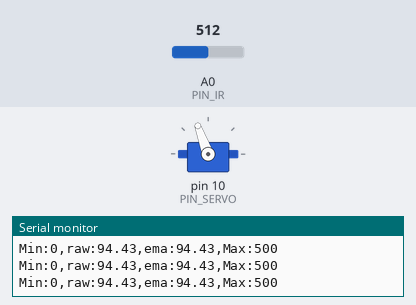
The sketch below on a simulated Arduino Uno, built with avr-gcc and run on an emulated ATmega328P. Parts: servo, the last lines printed to the serial monitor. The test bench sets the inputs (shaded band); at power-on: A0 (PIN_IR) = 512.

Above: at 1.2 s.
1.3 s: A0 (PIN_IR) set to 215
2.8 s: A0 (PIN_IR) set to 200
At 4.0 s:
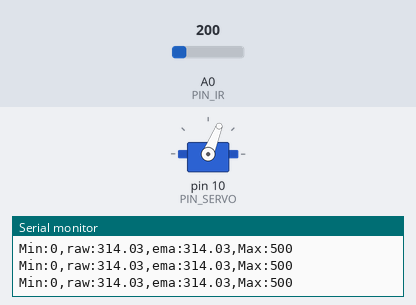
4.3 s: A0 (PIN_IR) set to 306
At 5.5 s:
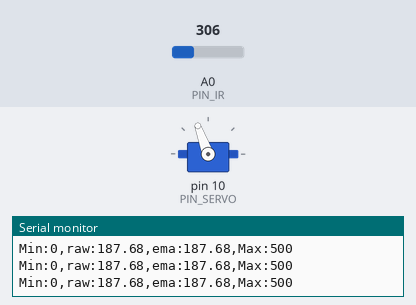
5.8 s: A0 (PIN_IR) set to 122
At 6.5 s:
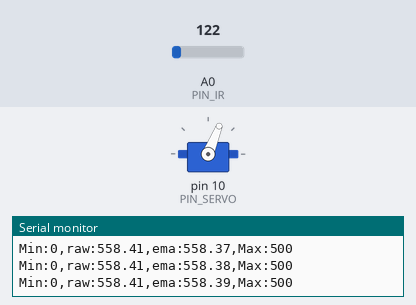
Timing chart, 0 to 8.3 s (numbered marks = the images above; inputs shaded):
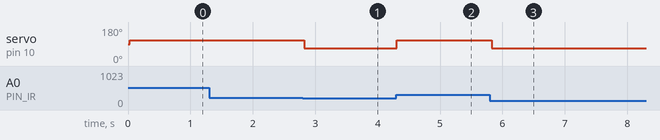

Measured:
- the behaviour switches between 208 and 207 on A0 (PIN_IR) (found by bisection; images 0 and 1)
- after the input at 2.8 s, servo on pin 10 (PIN_SERVO): 110° → 68° at once
- after the input at 4.3 s, servo on pin 10 (PIN_SERVO): 68° → 110° at once
- after the input at 5.8 s, servo on pin 10 (PIN_SERVO): 110° → 68° at once

The sketch:

21P8.ino
```cpp
// Arduino pin assignment
#include <Servo.h>
#define PIN_LED 9
#define PIN_IR A0
#define PIN_SERVO 10

Servo myservo;
// configurable parameters
#define SND_VEL 346.0 // sound velocity at 24 celsius degree (unit: m/s)
#define INTERVAL 25 // sampling interval (unit: ms)
#define _DIST_MIN 70 // minimum distance to be measured (unit: mm)
#define _DIST_MAX 1000// maximum distance to be measured (unit: mm)
#define _DIST_ALPHA 0.3 // EMA weight of new sample (range: 0 to 1). Setting this value to 1 effectively disables EMA filter.
#define dist_mid 300

// global variables
float timeout; // unit: us
float dist_min, dist_max, dist_raw, dist_ema, alpha; // unit: mm
unsigned long last_sampling_time; // unit: ms
float scale; // used for pulse duration to distance conversion


void setup() {
// initialize GPIO pins
  myservo.attach(PIN_SERVO);

// initialize USS related variables
  dist_min = _DIST_MIN;
  dist_max = _DIST_MAX;

  alpha = _DIST_ALPHA;
  timeout = (INTERVAL / 2) * 1000.0; // precalculate pulseIn() timeout value. (unit: us)
  dist_raw = 0.0; // raw distance output from USS (unit: mm)
  scale = 0.001 * 0.5 * SND_VEL;

// initialize serial port
  Serial.begin(57600);

// initialize last sampling time
  last_sampling_time = 0;
}
float ir_distance(void){ // return value unit: mm
  float val;
  float volt = float(analogRead(PIN_IR));
  val = ((6762.0/(volt-9.0))-4.0) * 10.0;
  return val;
}
void loop() {
// wait until next sampling time.
// millis() returns the number of milliseconds since the program started. Will overflow after 50 days.
  if(millis() < last_sampling_time + INTERVAL) return;

// get a distance reading from the USS
  dist_raw = ir_distance();
  dist_ema = (alpha*dist_raw) + ((1-alpha)*dist_ema);

// output the read value to the serial port
  Serial.print("Min:0,");
  Serial.print("raw:");
  Serial.print(dist_raw);
  Serial.print(",");
  Serial.print("ema:");
  Serial.print(dist_ema);
//  Serial.print(map(dist_ema,0,400,100,500));
  Serial.print(",");
  Serial.println("Max:500");

// turn on the LED if the distance is between dist_min and dist_max
  if(dist_ema >= dist_mid) {
    myservo.writeMicroseconds(1240);
  }
  else {
    myservo.writeMicroseconds(1680);
  }

// update last sampling time
  last_sampling_time += INTERVAL;
}

// get a distance reading from USS. return value is in millimeter.
```
